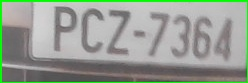
#> input picture plates/scaned_img_0.jpg, 248 x 83 px
$ python -i modulo_segmentacion.py   (imports and definitions only)
#> lines starting #> are read from the running program, lines starting #| are printed output that depends on the picture; after the words box and inside, x2 and y2 are one past the last pixel; in counts of white or black regions, pixels touching at a corner belong together
import cv2
import math
import numpy as np

def verificar_roi(r):
    # Relaciones de aspecto admitidas para los caracteres de la matrícula
    RELACION_ASPECTO = 0.6
    RELACION_ASPECTO_ERROR = 0.4
    RELACION_ASPECTO_MINIMA = 0.10
    RELACION_ASPECTO_MAXIMA = RELACION_ASPECTO + RELACION_ASPECTO * \
    RELACION_ASPECTO_ERROR
    # Altura mínima y máxima de los caracteres de la matrícula
    ALTURA_MINIMA = 28
    ALTURA_MAXIMA = 42

    ANCHURA_MAXIMA = 35
    ANCHURA_MINIMA = 10

    # Relación de aspecto actual de la ROI detectada
    relacion_aspecto_roi = float(r.shape[1])/r.shape[0]
    #print ("Aspecto ROI:", relacion_aspecto_roi)
    #print("Altura:", r.shape[0])
    #print("Anchura:", r.shape[1])

    # Comprobamos si cumple las restricciones
    if relacion_aspecto_roi >= RELACION_ASPECTO_MINIMA and \
        relacion_aspecto_roi < RELACION_ASPECTO_MAXIMA and \
        r.shape[0] >= ALTURA_MINIMA and r.shape[0] < ALTURA_MAXIMA and \
        r.shape[1] >= ANCHURA_MINIMA and r.shape[1] < ANCHURA_MAXIMA:
        return True
    else:
        return False

def centrar_roi(r):
    ALTURA_ROI = 28
    ANCHURA_ROI = 32
    ANCHO_BORDE = 4

    # Redimensionar ROI a 28 píxeles de altura manteniendo su aspecto
    relacion_aspecto_roi = float(r.shape[1]) / float(r.shape[0])
    nueva_altura = ALTURA_ROI
    nueva_anchura = int((nueva_altura * relacion_aspecto_roi) + 0.5)
    roi_redim = cv2.resize(r, (nueva_anchura,nueva_altura))

    # Binarizar ROI
    ret,roi_thresh = cv2.threshold(roi_redim,127,255,cv2.THRESH_BINARY_INV)

    # Calcular las dimensiones del borde necesario para centrar ROI en 32x32px
    b_top = ANCHO_BORDE
    b_bottom = ANCHO_BORDE
    b_left = int((ANCHURA_ROI - nueva_anchura)/2)
    b_right = int((ANCHURA_ROI - nueva_anchura)/2)

    # Aplicar borde al ROI
    roi_borde = cv2.copyMakeBorder(roi_thresh,b_top,b_bottom,b_left,b_right,cv2.BORDER_CONSTANT,value=[0,0,0])

    # Redimensionar ROI a 32x32px
    roi_transformado = cv2.resize(roi_borde,(32,32))

    return roi_transformado

def cargar_contenido(ruta):
    # Área en píxeles que debe tener la imagen de la matrícula (235x50px)
#> called with ruta = 'plates/scaned_img_0.jpg'
    AREA_PIXELES = 11750.0
    ALTURA_MINIMA_CONTORNO = 28
    AREA_MINIMA_CONTORNO = 50

    imagen_original = cv2.imread(ruta)
#> imagen_original is the input picture: shape (83, 248, 3); mean B, G, R 146.1, 158, 149

    # Redimensionar imagen a resolución 242x54
    r_aspecto = float(imagen_original.shape[1]) / float(imagen_original.shape[0])
#> r_aspecto = 2.99
    nueva_altura = int(math.sqrt(AREA_PIXELES / r_aspecto) + 0.5)
#> nueva_altura = 63
    nueva_anchura = int((nueva_altura * r_aspecto) + 0.5)
#> nueva_anchura = 188
    imagen_original = cv2.resize(imagen_original, (nueva_anchura,nueva_altura))
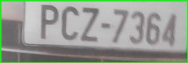
#> imagen_original: shape (63, 188, 3); mean B, G, R 146, 158, 148.9

    # Preprocesamiento de la imagen para facilitar la detección de contornos
    imagen_grises = cv2.cvtColor(imagen_original,cv2.COLOR_BGR2GRAY)
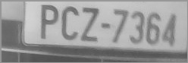
#> imagen_grises: shape (63, 188); min 79, max 210, mean 153.9
    imagen_desenfocada = cv2.GaussianBlur(imagen_grises,(5,5),0)
    imagen_thresh = cv2.adaptiveThreshold(imagen_desenfocada,255,1,1,11,2)
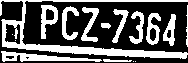
#> imagen_thresh: shape (63, 188); 36.1% white; 16 white regions (4 under 20 px)

    # Detección de contornos
    contornos, _ = cv2.findContours(imagen_thresh, cv2.RETR_LIST, cv2.CHAIN_APPROX_SIMPLE)
#> contornos = 22 contours, 6 with area under 20; largest, box (x1, y1, x2, y2) and area: (0, 0, 188, 59) 1709, (1, 51, 102, 62) 414, (41, 5, 58, 39) 320, (146, 13, 161, 45) 268, (4, 23, 21, 45) 257
    caracteres = np.empty((0,1024))
    posicion_caracteres = []
    total_correcto = 0

    for cnt in contornos:
        if cv2.contourArea(cnt) > AREA_MINIMA_CONTORNO:
            [x,y,w,h] = cv2.boundingRect(cnt)
            if h > ALTURA_MINIMA_CONTORNO:
                cv2.rectangle(imagen_original,(x,y),(x+w,y+h),(0,0,255),2)
                roi = imagen_desenfocada[y:y+h,x:x+w]
                if verificar_roi(roi):
                    # VISUALIZAR CONTORNOS PARA DEPURAR
                    cv2.imshow('Resultado',imagen_original)
                    cv2.waitKey(0)
                    total_correcto = total_correcto + 1
                    roi_transformado = centrar_roi(roi)
                    caracter = roi_transformado.reshape((1,1024))
                    caracteres = np.append(caracteres,caracter,0)
                    # Guardamos en el vector la coordenada "x" del caracter
                    posicion_caracteres.append(x)
#> this loop made 22 passes
#> (x, y, w, h, nueva_anchura in centrar_roi, b_left in centrar_roi, b_right in centrar_roi) on passes 13, 14, 15, 16, 18, 19, 21: (163, 14, 13, 32, 11, 10, 10), (146, 13, 15, 32, 13, 9, 9), (129, 11, 15, 33, 13, 9, 9), (112, 9, 17, 34, 14, 9, 9), (81, 7, 18, 35, 14, 9, 9), (62, 6, 17, 34, 14, 9, 9), (41, 5, 17, 34, 14, 9, 9)
#> (x, y, w, h) on pass 22: (0, 0, 188, 59)
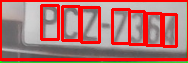
#> imagen_original: shape (63, 188, 3); mean B, G, R 111.6, 115.2, 177.5
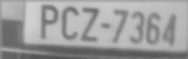
#> roi: shape (59, 188); min 82, max 209, mean 157
#> after the loop, posicion_caracteres = [163, 146, 129, 112, 81, 62, 41]; total_correcto = 7

    # Añadimos la columna con la coordenada "x" del caracter detectado
    caracteres = np.c_[caracteres,posicion_caracteres]
    # Ordenamos por la columna que guarda la posición
    caracteres = caracteres[caracteres[:,1024].argsort()]
    # Eliminamos la columna con la posición después de ordenar
    caracteres = np.delete(caracteres,np.s_[1024], axis = 1)
    return caracteres

######## LLAMADA PARA DEPURAR EL MODULO #########
#cargar_contenido("plates/assetPlate.png")

>>> result = cargar_contenido('plates/scaned_img_0.jpg')
